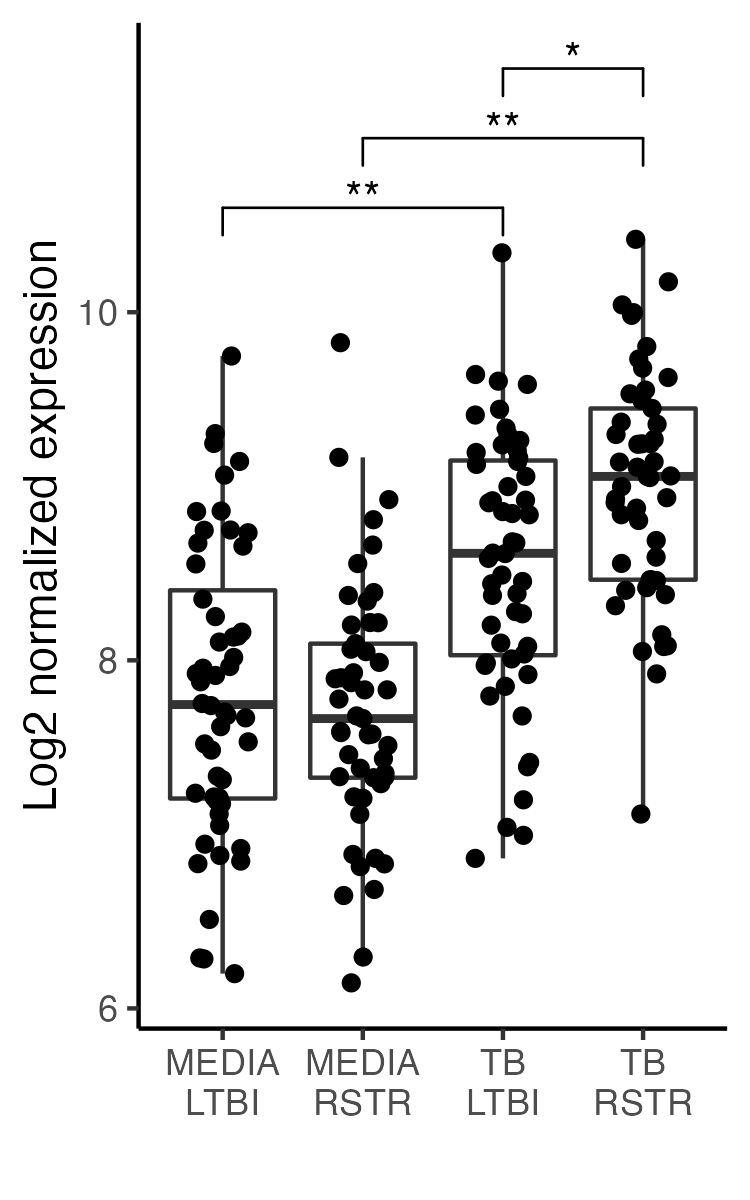

R code for this plot:
library(tidyverse)
library(ggpubr)

load("RNAseq/RSTR_RNAseq_data_for_eQTM.RData")
stat.dat <- data.frame(
  group1 = c("MEDIA\nLTBI","MEDIA\nRSTR","TB\nLTBI"),
  group2 = c("TB\nLTBI","TB\nRSTR","TB\nRSTR"),
  y.position  = c(10.6,11,11.4),
  symbol = c("**","**","*")
)


p1 <- as.data.frame(dat.combined.voom$E) %>% 
  rownames_to_column("geneName") %>% 
  filter(geneName == "ABCA1") %>% 
  pivot_longer(-geneName, names_to = "libID") %>% 
  left_join(dat.combined.voom$targets) %>% 
  mutate(x=paste(condition, Sample_Group, sep="\n")) %>% 
  
  ggplot(aes(x=x, y=value)) +
  geom_boxplot(outlier.shape = NA) +
  geom_jitter(width=0.2) +
  stat_pvalue_manual(stat.dat, label="symbol") +
  theme_classic() +
  labs(x="", y="Log2 normalized expression")

ggsave(p1, filename = "publication/FigX.ABCA1.png", width=2.5, height=4)
